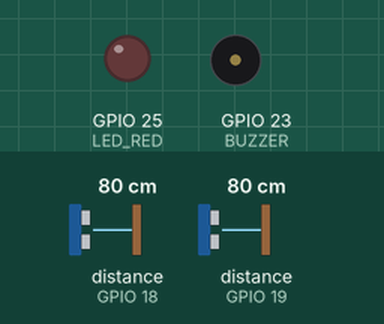
Simulated run of this sketch. Board: ESP32. Parts: output pins drawn as LEDs (lit = HIGH), buzzer (waves = sounding, pin HIGH). Wiring (inferred from the names in the program): 2 × ultrasonic range finder: trigger GPIO 5, echo GPIO 18 / trigger GPIO 17, echo GPIO 19. The test bench sets the inputs (shaded band); at power-on: distance to the obstacle (sensors on GPIO 18, GPIO 19) 80 cm. The echo pulse lasts 58.3 µs per cm; pins used as bus, display or sensor lines are not drawn; what the sketch prints to the serial monitor is not drawn.

Above: at 1.2 s.
1.3 s: distance to the obstacle (sensor on GPIO 18) set to 4 cm
At 2.4 s:
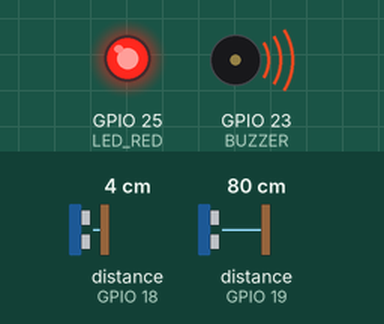
Timing chart, 0 to 4.3 s (numbered marks = the images above; inputs shaded):
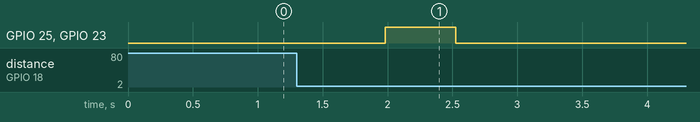

Measured:
- after the input at 1.3 s, GPIO 25 (LED_RED), GPIO 23 (BUZZER): LOW → HIGH after 0.68 s, → LOW 0.54 s later

The sketch:

collision_alert.ino
```cpp
// ---------- PIN DEFINITIONS ----------
#define TRIG1 5
#define ECHO1 18

#define TRIG2 17
#define ECHO2 19

#define LED_RED 25
#define BUZZER  23

// ---------- FILTER & LOGIC SETTINGS ----------
#define SAMPLES 5
#define MIN_CHANGE 2.0
#define MAX_VALID_SPEED 200

#define FAST_SPEED 15.0         // cm/s
#define CRITICAL_DISTANCE 120.0 // cm

// ---------- VARIABLES ----------
float dist1 = 0, dist2 = 0;
float prevDist1 = 0, prevDist2 = 0;
unsigned long prevTime = 0;

// ---------- ALERT SETTINGS ----------
unsigned long lastAlertTime = 0;
const unsigned long ALERT_COOLDOWN = 30000; // 30 seconds

// ---------- FUNCTION: RAW DISTANCE ----------
float rawDistance(int trigPin, int echoPin) {
  digitalWrite(trigPin, LOW);
  delayMicroseconds(2);
  digitalWrite(trigPin, HIGH);
  delayMicroseconds(10);
  digitalWrite(trigPin, LOW);

  long duration = pulseIn(echoPin, HIGH, 30000);
  if (duration == 0) return -1;

  return duration * 0.034 / 2;
}

// ---------- FUNCTION: STABLE DISTANCE ----------
float getStableDistance(int trigPin, int echoPin) {
  float sum = 0;
  int valid = 0;

  for (int i = 0; i < SAMPLES; i++) {
    float d = rawDistance(trigPin, echoPin);
    if (d > 2 && d < 400) {
      sum += d;
      valid++;
    }
    delay(10);
  }

  if (valid == 0) return -1;
  return sum / valid;
}

// ---------- FUNCTION: SERIAL ALERT ----------
void sendSerialAlert() {
  Serial.println("ALERT: COLLISION_RISK");
}

void setup() {
  Serial.begin(115200);

  pinMode(TRIG1, OUTPUT);
  pinMode(ECHO1, INPUT);

  pinMode(TRIG2, OUTPUT);
  pinMode(ECHO2, INPUT);

  pinMode(LED_RED, OUTPUT);
  pinMode(BUZZER, OUTPUT);

  digitalWrite(LED_RED, LOW);
  digitalWrite(BUZZER, LOW);

  Serial.println("FAST APPROACH DETECTION STARTED");
}

void loop() {
  unsigned long currentTime = millis();
  float deltaTime = (currentTime - prevTime) / 1000.0;

  // Sequential read (avoid cross-talk)
  dist1 = getStableDistance(TRIG1, ECHO1);
  delay(80);
  dist2 = getStableDistance(TRIG2, ECHO2);
  delay(80);

  bool danger = false;

  if (prevTime > 0 && deltaTime > 0) {

    float speed1 = (prevDist1 - dist1) / deltaTime;
    float speed2 = (prevDist2 - dist2) / deltaTime;

    // Noise filtering
    if (abs(dist1 - prevDist1) < MIN_CHANGE) speed1 = 0;
    if (abs(dist2 - prevDist2) < MIN_CHANGE) speed2 = 0;

    if (abs(speed1) > MAX_VALID_SPEED) speed1 = 0;
    if (abs(speed2) > MAX_VALID_SPEED) speed2 = 0;

    Serial.println("--------------------------------");
    Serial.print("S1 Dist: ");
    Serial.print(dist1);
    Serial.print(" cm | Speed: ");
    Serial.println(speed1);

    Serial.print("S2 Dist: ");
    Serial.print(dist2);
    Serial.print(" cm | Speed: ");
    Serial.println(speed2);

    // FAST APPROACH LOGIC
    if (speed1 > FAST_SPEED && dist1 > 0 && dist1 < CRITICAL_DISTANCE) {
      Serial.println("⚠️ SENSOR 1 FAST APPROACH");
      danger = true;
    }

    if (speed2 > FAST_SPEED && dist2 > 0 && dist2 < CRITICAL_DISTANCE) {
      Serial.println("⚠️ SENSOR 2 FAST APPROACH");
      danger = true;
    }
  }

  // OUTPUT CONTROL + TELEGRAM ALERT SIGNAL
  if (danger) {
    digitalWrite(LED_RED, HIGH);
    digitalWrite(BUZZER, HIGH);

    if (millis() - lastAlertTime > ALERT_COOLDOWN) {
      sendSerialAlert();
      lastAlertTime = millis();
    }

  } else {
    digitalWrite(LED_RED, LOW);
    digitalWrite(BUZZER, LOW);
  }

  prevDist1 = dist1;
  prevDist2 = dist2;
  prevTime = currentTime;

  delay(250);
}
```
